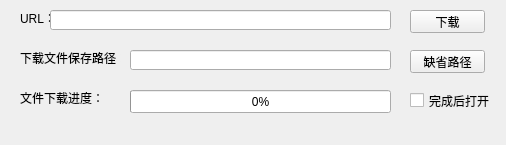
<?xml version="1.0" encoding="UTF-8"?>
<ui version="4.0">
 <class>MainWindow</class>
 <widget class="QMainWindow" name="MainWindow">
  <property name="geometry">
   <rect>
    <x>0</x>
    <y>0</y>
    <width>506</width>
    <height>145</height>
   </rect>
  </property>
  <property name="windowTitle">
   <string>MainWindow</string>
  </property>
  <widget class="QWidget" name="centralWidget">
   <widget class="QLabel" name="label">
    <property name="geometry">
     <rect>
      <x>20</x>
      <y>10</y>
      <width>31</width>
      <height>16</height>
     </rect>
    </property>
    <property name="text">
     <string>URL：</string>
    </property>
   </widget>
   <widget class="QLineEdit" name="url_edit">
    <property name="geometry">
     <rect>
      <x>50</x>
      <y>10</y>
      <width>341</width>
      <height>20</height>
     </rect>
    </property>
   </widget>
   <widget class="QPushButton" name="pushButton">
    <property name="geometry">
     <rect>
      <x>410</x>
      <y>10</y>
      <width>75</width>
      <height>23</height>
     </rect>
    </property>
    <property name="text">
     <string>下载</string>
    </property>
   </widget>
   <widget class="QLabel" name="label_2">
    <property name="geometry">
     <rect>
      <x>20</x>
      <y>50</y>
      <width>101</width>
      <height>16</height>
     </rect>
    </property>
    <property name="text">
     <string>下载文件保存路径：</string>
    </property>
   </widget>
   <widget class="QLineEdit" name="download_path">
    <property name="geometry">
     <rect>
      <x>130</x>
      <y>50</y>
      <width>261</width>
      <height>20</height>
     </rect>
    </property>
   </widget>
   <widget class="QPushButton" name="pushButton_2">
    <property name="geometry">
     <rect>
      <x>410</x>
      <y>50</y>
      <width>75</width>
      <height>23</height>
     </rect>
    </property>
    <property name="text">
     <string>缺省路径</string>
    </property>
   </widget>
   <widget class="QLabel" name="label_3">
    <property name="geometry">
     <rect>
      <x>20</x>
      <y>90</y>
      <width>81</width>
      <height>16</height>
     </rect>
    </property>
    <property name="text">
     <string>文件下载进度：</string>
    </property>
   </widget>
   <widget class="QProgressBar" name="progressBar">
    <property name="geometry">
     <rect>
      <x>130</x>
      <y>90</y>
      <width>261</width>
      <height>23</height>
     </rect>
    </property>
    <property name="value">
     <number>0</number>
    </property>
   </widget>
   <widget class="QCheckBox" name="checkBox">
    <property name="geometry">
     <rect>
      <x>410</x>
      <y>90</y>
      <width>81</width>
      <height>21</height>
     </rect>
    </property>
    <property name="text">
     <string>完成后打开</string>
    </property>
   </widget>
  </widget>
  <widget class="QMenuBar" name="menuBar">
   <property name="geometry">
    <rect>
     <x>0</x>
     <y>0</y>
     <width>506</width>
     <height>23</height>
    </rect>
   </property>
  </widget>
 </widget>
 <layoutdefault spacing="6" margin="11"/>
 <resources/>
 <connections/>
</ui>
